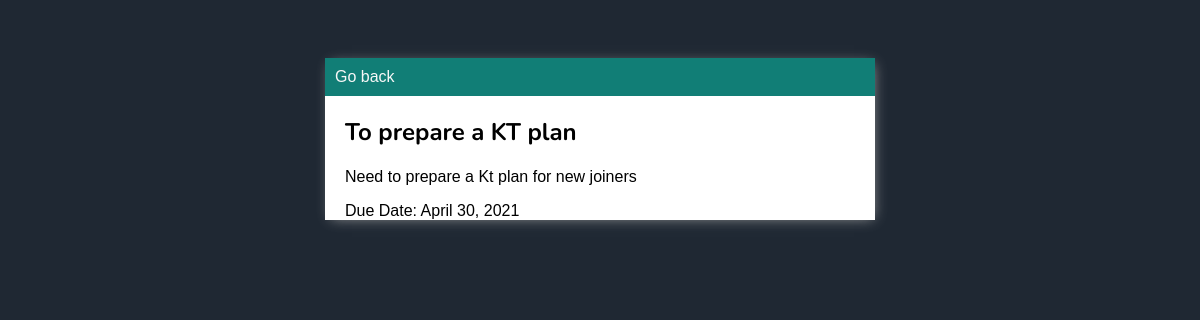
Screenshot of /task/19/ (signed in) with the database file from the repository.
### todoapp/models.py (models this page shows, shortened)
class Item(models.Model):
    user = models.ForeignKey(User,on_delete= models.CASCADE, blank=True,null=True)
    title = models.CharField(max_length=300)
    description = models.TextField(max_length=500,blank=True,null=True)
    complete = models.BooleanField(default=False)
    created = models.DateField(default=timezone.now().strftime("%Y-%m-%d"))
    due_date = models.DateField(default=timezone.now().strftime("%Y-%m-%d"))
    category = models.ForeignKey(Category,on_delete= models.CASCADE,default="general")
    class Meta:
        ordering = ['created']

### todoapp/views.py (the view)
# urls.py: path('task/<int:pk>/',views.task_view,name="task"),
@login_required(login_url="login")
def task_view(request,pk):
    item = Item.objects.get(pk=pk)
    context = {
        'item':item,
    }
    return render(request,'todoapp/task_view.html',context)

### todoapp/templates/todoapp/task_view.html
{% extends 'todoapp/base.html' %}
{% block content %}
<div class="header">
    <a href="{% url 'display' %}">Go back</a>
</div>
<div style="padding-left: 20px;">
    <h2>{{item.title}}</h3>
    <p>{{item.description}}</p>
    <p>Due Date: {{item.due_date}}</p>
</div>
{% endblock content %}

### todoapp/templates/todoapp/base.html (style rules this page uses)
body { background-color: #1F2833; font-family: 'Noto Sans TC', sans-serif; padding-top: 50px; font-weight: 500; }
h1,h2,h3,h4,h5,h6 { font-family: 'Nunito', sans-serif; }
.header { display:flex; color: #fff; background-color: #117e76; justify-content: space-between; padding: 10px; }
.header a { color: rgb(247, 247, 247); text-decoration: none; }

### rows the page displays
Item: title "To prepare a KT plan", description "Need to prepare a Kt plan for new joiners", due_date "April 30, 2021"
